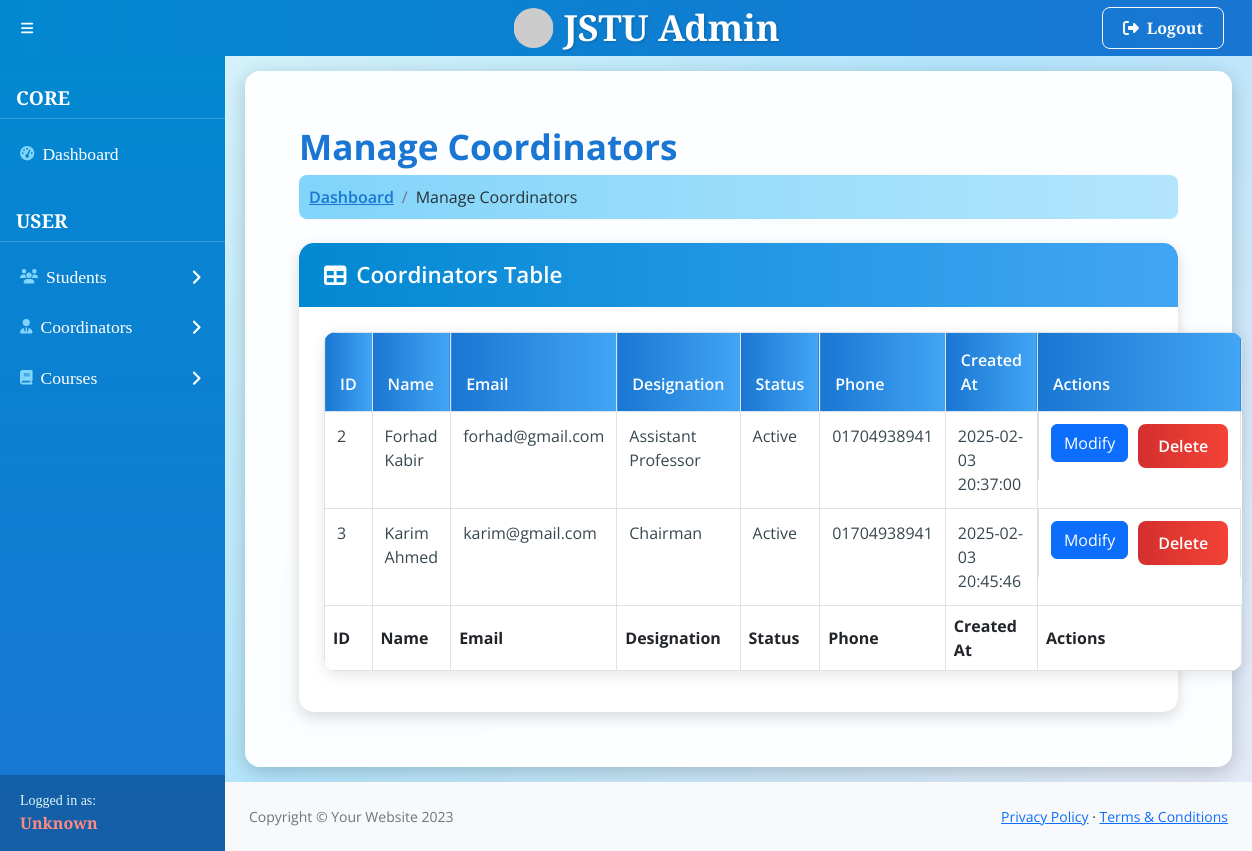
The app's page /user/superadmin/coordinator_manage.php with its own data.
### tables this page shows
CREATE TABLE `coordinator` (
  `id` int(11) NOT NULL,
  `name` varchar(255) NOT NULL,
  `email` varchar(255) NOT NULL,
  `password` varchar(255) NOT NULL,
  `designation` varchar(255) NOT NULL,
  `status` int(11) NOT NULL,
  `phone` varchar(255) NOT NULL,
  `created_at` varchar(255) NOT NULL DEFAULT current_timestamp()
);

### user/superadmin/coordinator_manage.php (the view, shortened to what this page needs)
<?php
include('../../includes/config.php');
$error = '';
try {
    $sql = "SELECT id, name, email, designation, status, phone, created_at FROM coordinator";
    $stmt = $pdo->query($sql);
} catch (PDOException $e) {
    $error = "Error fetching data: " . $e->getMessage();
}
?>
<!DOCTYPE html>
<html lang="en">
<head>
    <link href="https://cdn.jsdelivr.net/npm/simple-datatables@7.1.2/dist/style.min.css" rel="stylesheet" />
    <link href="css/styles.css" rel="stylesheet" />
</head>
<body>
    <?php include("header.php"); ?>
    <div id="layoutSidenav">
        <?php include("layout_nav.php"); ?>
        <div id="layoutSidenav_content">
            <main class="results-view-main">
                <div class="container-fluid px-4">
                    <h1 class="mt-4">Manage Coordinators</h1>
                    <ol class="breadcrumb mb-4">
                        <li class="breadcrumb-item"><a href="./admin_dashboard.php">Dashboard</a></li>
                        <li class="breadcrumb-item active">Manage Coordinators</li>
                    </ol>
                    <div class="results-view-card">
                        <div class="card-header">
                            <i class="fas fa-table me-1"></i>
                            Coordinators Table
                        </div>
                        <div class="card-body">
                            <table class="table table-bordered results-view-table" id="datatablesSimple">
                                <thead>
                                    <tr>
                                        <th>ID</th>
                                        <th>Name</th>
                                        <th>Email</th>
                                        <th>Designation</th>
                                        <th>Status</th>
                                        <th>Phone</th>
                                        <th>Created At</th>
                                        <th>Actions</th>
                                    </tr>
                                </thead>
                                <tfoot>
                                    <tr>
                                        <th>ID</th>
                                        <th>Name</th>
                                        <th>Email</th>
                                        <th>Designation</th>
                                        <th>Status</th>
                                        <th>Phone</th>
                                        <th>Created At</th>
                                        <th>Actions</th>
                                    </tr>
                                </tfoot>
                                <tbody>
                                    <?php
                                    if (isset($stmt) && $stmt->rowCount() > 0) {
                                        while ($row = $stmt->fetch()) {
                                            echo "<tr>
                                                <td>" . htmlspecialchars($row["id"]) . "</td>
                                                <td>" . htmlspecialchars($row["name"]) . "</td>
                                                <td>" . htmlspecialchars($row["email"]) . "</td>
                                                <td>" . htmlspecialchars($row["designation"]) . "</td>
                                                <td>" . ($row["status"] == 1 ? 'Active' : 'Inactive') . "</td>
                                                <td>" . htmlspecialchars($row["phone"]) . "</td>
                                                <td>" . htmlspecialchars($row["created_at"]) . "</td>
                                                <td class='actions'>
                                                    <form action='coordinator_modify.php' method='GET' style='display:inline;'>
                                                        <input type='hidden' name='id' value='" . htmlspecialchars($row["id"]) . "'>
                                                        <button type='submit' class='btn btn-primary'>Modify</button>
                                                    </form>
                                                    <form action='' method='POST' style='display:inline;' onsubmit='return confirm(\"Are you sure you want to delete this coordinator?\");'>
                                                        <input type='hidden' name='delete_id' value='" . htmlspecialchars($row["id"]) . "'>
                                                        <button type='submit' class='btn btn-danger'>Delete</button>
                                                    </form>
                                                </td>
                                            </tr>";
                                        }
                                    } else {
                                        echo "<tr><td colspan='8'>" . (isset($error) ? $error : "No data found") . "</td></tr>";
                                    }
                                    ?>
                                </tbody>
                            </table>
                        </div>
                    </div>
                </div>
            </main>
            <footer class="py-4 bg-light mt-auto">
                <div class="container-fluid px-4">
                    <div class="d-flex align-items-center justify-content-between small">
                        <div class="text-muted">Copyright © Your Website 2023</div>
                        <div>
                            <a href="#">Privacy Policy</a>
                            · <a href="#">Terms & Conditions</a>
                        </div>
                    </div>
                </div>
            </footer>
        </div>
    </div>
</body>
</html>

### user/superadmin/header.php
<nav class="sb-topnav navbar navbar-expand navbar-dark" style="background: linear-gradient(90deg, #0288d1, #1976d2);">
    <div class="container-fluid d-flex justify-content-between align-items-center">
        <button class="btn btn-link btn-sm me-4" id="sidebarToggle" href="#!" style="color: #ffffff;">
            <i class="fas fa-bars"></i>
        </button>
        <div class="navbar-brand d-flex align-items-center position-absolute" style="left: 50%; transform: translateX(-50%);">
            <img src="https://via.placeholder.com/40.png?text=JSTU" alt="JSTU Logo" style="height: 40px; margin-right: 10px; border-radius: 50%;">
            <span style="font-family: 'Playfair Display', serif; font-size: 1.8em; font-weight: 700; color: #ffffff; text-shadow: 1px 1px 3px rgba(0, 0, 0, 0.2);">
                JSTU Admin
            </span>
        </div>
        <a href="logout.php" class="btn btn-outline-light me-3" style="font-family: 'Playfair Display', serif; font-weight: 600; border-radius: 8px; padding: 8px 20px; transition: all 0.3s ease;">
            <i class="fas fa-sign-out-alt me-1"></i> Logout
        </a>
    </div>
</nav>

### user/superadmin/layout_nav.php (shortened to what this page needs)
<div id="layoutSidenav_nav">
    <nav class="sb-sidenav accordion" id="sidenavAccordion" style="background: linear-gradient(180deg, #0288d1, #1976d2);">
        <div class="sb-sidenav-menu">
            <div class="nav" style="font-family: 'Playfair Display', serif;">
                <div class="sb-sidenav-menu-heading" style="color: #ffffff; font-size: 1.2em; font-weight: 700; text-transform: uppercase; border-bottom: 1px solid rgba(255, 255, 255, 0.2); padding-bottom: 5px; margin-bottom: 10px;">Core</div>
                <a class="nav-link" href="./admin_dashboard.php" style="color: #ffffff; font-size: 1.1em; padding: 12px 20px; transition: background 0.3s ease;">
                    <div class="sb-nav-link-icon"><i class="fas fa-tachometer-alt" style="color: #81d4fa;"></i></div>
                    Dashboard
                </a>
                <div class="sb-sidenav-menu-heading" style="color: #ffffff; font-size: 1.2em; font-weight: 700; text-transform: uppercase; border-bottom: 1px solid rgba(255, 255, 255, 0.2); padding-bottom: 5px; margin-bottom: 10px;">User</div>
                <a class="nav-link collapsed" href="#" data-bs-toggle="collapse" data-bs-target="#collapseLayouts" aria-expanded="false" aria-controls="collapseLayouts" style="color: #ffffff; font-size: 1.1em; padding: 12px 20px; transition: background 0.3s ease;">
                    <div class="sb-nav-link-icon"><i class="fas fa-users" style="color: #81d4fa;"></i></div>
                    Students
                    <div class="sb-sidenav-collapse-arrow"><i class="fas fa-angle-down" style="color: #ffffff;"></i></div>
                </a>
                <a class="nav-link collapsed" href="#" data-bs-toggle="collapse" data-bs-target="#collapseLayouts2" aria-expanded="false" aria-controls="collapseLayouts2" style="color: #ffffff; font-size: 1.1em; padding: 12px 20px; transition: background 0.3s ease;">
                    <div class="sb-nav-link-icon"><i class="fas fa-user-tie" style="color: #81d4fa;"></i></div>
                    Coordinators
                    <div class="sb-sidenav-collapse-arrow"><i class="fas fa-angle-down" style="color: #ffffff;"></i></div>
                </a>
                <a class="nav-link collapsed" href="#" data-bs-toggle="collapse" data-bs-target="#collapseCourses" aria-expanded="false" aria-controls="collapseCourses" style="color: #ffffff; font-size: 1.1em; padding: 12px 20px; transition: background 0.3s ease;">
                    <div class="sb-nav-link-icon"><i class="fas fa-book" style="color: #81d4fa;"></i></div>
                    Courses
                    <div class="sb-sidenav-collapse-arrow"><i class="fas fa-angle-down" style="color: #ffffff;"></i></div>
                </a>
            </div>
        </div>
        <div class="sb-sidenav-footer" style="background: rgba(0, 0, 0, 0.2); color: #ffffff; font-family: 'Playfair Display', serif; padding: 15px 20px;">
            <div class="small" style="color: #e0f7fa;">Logged in as:</div>
            <span style="color: #ff8a80; font-weight: 600;">
                <?php echo isset($_SESSION['name']) ? htmlspecialchars($_SESSION['name']) : 'Unknown'; ?>
            </span>
        </div>
    </nav>
</div>

### user/superadmin/coordinator_manage.php (style rules this page uses)
body { font-family: 'Open Sans', sans-serif; background: linear-gradient(135deg, #e0f7fa, #b3e5fc, #e8eaf6); color: #263238; }
h1 { font-family: 'Open Sans', sans-serif; font-weight: 700; color: #1976d2; font-size: 2.2em; }
.results-view-main { padding: 30px; background: rgba(255, 255, 255, 0.95); border-radius: 15px; box-shadow: 0 5px 20px rgba(0, 0, 0, 0.2); margin: 15px 20px; max-width: 1100px; }
.results-view-card { border-radius: 15px; box-shadow: 0 5px 15px rgba(0, 0, 0, 0.15); background: #ffffff; margin-bottom: 25px; transition: transform 0.3s ease, box-shadow 0.3s ease; }
.results-view-card .card-header { background: linear-gradient(90deg, #0288d1, #42a5f5); color: #fff; border-radius: 15px 15px 0 0; padding: 15px 25px; font-family: 'Open Sans', sans-serif; font-weight: 600; font-size: 1.4em; }
.results-view-card .card-body { padding: 25px; }
.btn-danger { background: linear-gradient(90deg, #d32f2f, #f44336); border: none; border-radius: 8px; padding: 10px 20px; font-family: 'Open Sans', sans-serif; font-weight: 600; font-size: 1em; color: #fff; transition: background 0.3s ease, transform 0.3s ease; }
.results-view-table { background: #fff; border-radius: 12px; overflow: hidden; box-shadow: 0 4px 15px rgba(0, 0, 0, 0.1); width: 100%; }
.results-view-table thead th { background: linear-gradient(90deg, #1976d2, #42a5f5); color: #fff; font-family: 'Open Sans', sans-serif; font-weight: 600; padding: 15px; font-size: 1em; }
.results-view-table tbody tr { transition: background 0.3s ease; }
.results-view-table tbody td { font-family: 'Open Sans', sans-serif; padding: 12px; color: #37474f; font-size: 1em; }
.results-view-table .actions { display: flex; justify-content: center; gap: 10px; flex-wrap: nowrap; }
.breadcrumb { background: linear-gradient(90deg, #81d4fa, #b3e5fc); border-radius: 8px; padding: 10px; }
.breadcrumb-item a { color: #1976d2; font-weight: 600; }
.breadcrumb-item.active { color: #263238; }

### records on screen
coordinator: id "2", name "Forhad Kabir", email "forhad@gmail.com", designation "Assistant Professor", status "Active", phone "01704938941", created_at "2025-02-03 20:37:00"
coordinator: id "3", name "Karim Ahmed", email "karim@gmail.com", designation "Chairman", status "Active", phone "01704938941", created_at "2025-02-03 20:45:46"
